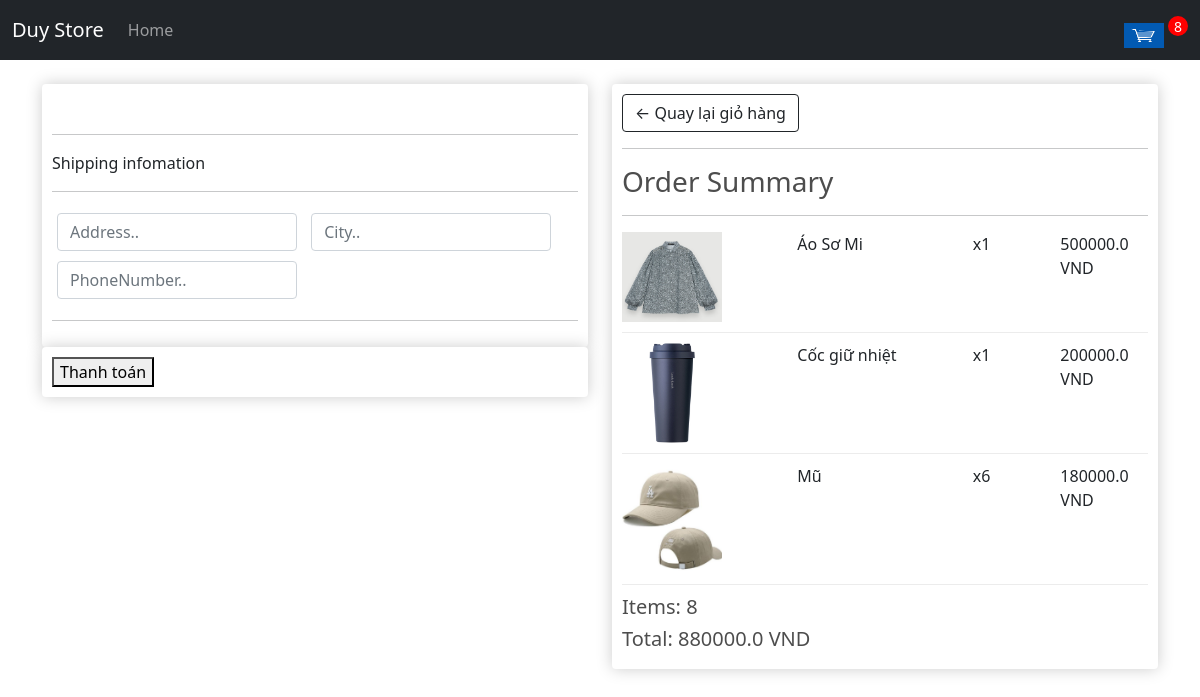
Page /checkout (signed in) on the committed database.
### store/models.py (models this page shows, shortened)
class OrderItem(models.Model):
    product = models.ForeignKey(Product, on_delete=models.SET_NULL, null=True, blank= True)
    order = models.ForeignKey(Order, on_delete=models.SET_NULL, null=True, blank= True)
    quantity = models.IntegerField(default=0, null=True, blank=True)
    dateAdded = models.DateTimeField(auto_now_add=True)
    @property
    def totalBill(self):
        return (self.product.price * self.quantity)

class Product(models.Model):
    name = models.CharField(max_length=200)
    price = models.FloatField()
    image = models.ImageField(null= True, blank= True)
    @property
    def imageUrl(self):
        try:
            url = self.image.url
        except:
            url = ''
        return url

class Order(models.Model):
    customer = models.ForeignKey(Customer, on_delete=models.SET_NULL, null=True, blank=True)
    dateOrdered = models.DateTimeField(auto_now_add=True)
    complete = models.BooleanField(default=False)
    transactionId = models.CharField(max_length=200, null=True)
    @property
    def getTotalBill(self):
        orderItems = self.orderitem_set.all()
        total = sum([i.totalBill for i in orderItems])
        return (total)
    @property
    def getTotalItem(self):
        orderItems = self.orderitem_set.all()
        return (sum([i.quantity for i in orderItems]))

### store/views.py (the view, shortened to what this page needs)
# urls.py: path('checkout', views.checkout, name="checkout"),
def checkout(req):
    if req.user.is_authenticated:
        customer = req.user.customer
        order, created = Order.objects.get_or_create(customer = customer, complete = False)
        items = order.orderitem_set.all()
        countItem = order.getTotalItem
    context = {
        "items" : items,
        "order" : order,
        "countItem": countItem
        }
    return render(req, 'store/checkout.html', context)

### store/templates/store/checkout.html (shortened to what this page needs)
{% extends 'store/main.html'%}
{% load static %}
{% block content %}
<div class="row">
    <div class="col-lg-6">
        <div class="box-element" id="form-wrapper">
            <br>
            <form id="form" action="">
                <div id="shipping-infor">
                    <hr>
                    <p>Shipping infomation</p>
                    <hr>
                    <div class="form-field">
                        <input required type="text" class="form-control" name="address" placeholder="Address..">
                    </div>
                    <div class="form-field">
                        <input required type="text" class="form-control" name="city" placeholder="City..">
                    </div>
                    <div class="form-field">
                        <input required type="text" class="form-control" name="phone_number" placeholder="PhoneNumber..">
                    </div>
                </div>
                <hr>
            </form>
        </div>
        <div class="box-element">
            <button id="make-payment">Thanh toán</button>
        </div>
    </div>
    <div class="col-lg-6">
        <div class="box-element">
            <a class="btn btn-outline-dark" href="{% url 'cart' %}">&#x2190; Quay lại giỏ hàng</a>
            <hr>
            <h3>Order Summary</h3>
            <hr>
            {% for item in items %}
            <div class="cart-row">
                <div style="flex:2"><img class="row-image" src="{{item.product.imageUrl}}" alt=""></div>
                <div style="flex:2"><p>{{item.product.name}}</p></div>
                <div style="flex:1"><p>x{{item.quantity}}</p></div>
                <div style="flex:1"><p>{{item.totalBill}} VND</p></div>
            </div>
            {% endfor %}
            <h5>Items: {{ order.getTotalItem }}</h5>
            <h5>Total: {{ order.getTotalBill }} VND</h5>
        </div>
    </div>
</div>
{% endblock content%}

### static/css/styles.css (style rules this page uses)
body { background-color: hsl(0, 0%, 98%); }
h1,h2,h3,h4,h5,h6 { color:hsl(0, 0%, 30%); }
.box-element { box-shadow:hsl(0, 0%, 80%) 0 0 16px; background-color: #fff; border-radius: 4px; padding: 10px; }
.col-lg-4, .col-lg-6, .col-lg-8, .col-lg-12 { margin-top: 10px; }
.btn { border-radius: 0; }
.row-image { width: 100px; }
.form-field { width:250px; display: inline-block; padding: 5px; }
.cart-row { display: flex; align-items: flex-stretch; padding-bottom: 10px; margin-bottom: 10px; border-bottom: 1px solid #ececec; }

### rows in the picture
OrderItem: product.imageUrl (picture), product.name "Áo Sơ Mi", quantity "1", totalBill "500000.0"
OrderItem: product.imageUrl (picture), product.name "Cốc giữ nhiệt", quantity "1", totalBill "200000.0"
OrderItem: product.imageUrl (picture), product.name "Mũ", quantity "6", totalBill "180000.0"
Order: getTotalItem "8", getTotalBill "880000.0"

### other values in the picture
{{ countItem }} "8"
